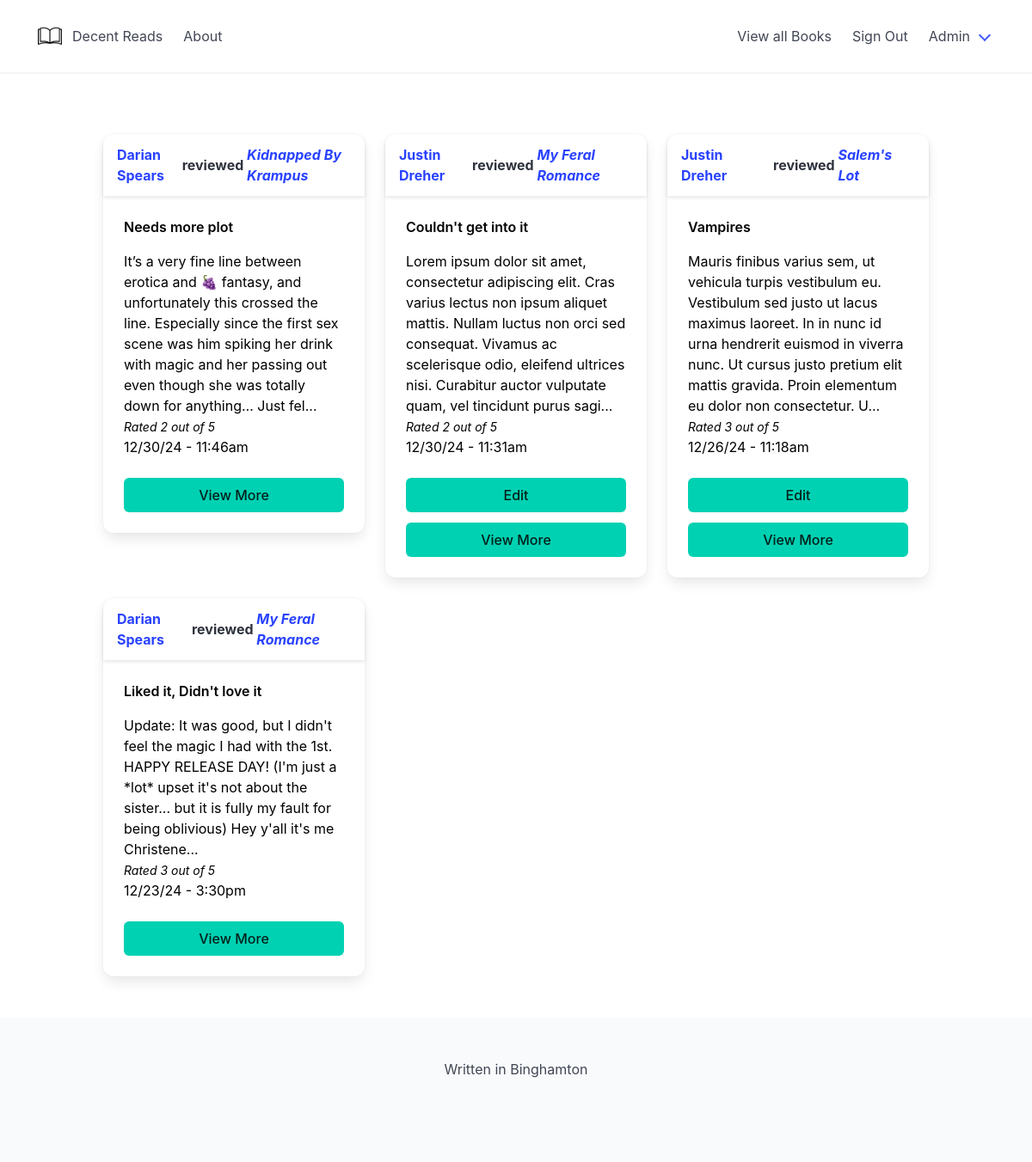
The page /index.php?user_id=1 (signed in) on the database its author committed.
### tables this page shows
CREATE TABLE `book_reviews` (
  `book_review_id` int(11) NOT NULL,
  `book_review_created` datetime NOT NULL DEFAULT current_timestamp(),
  `book_review_user_id` int(50) NOT NULL,
  `book_review_score` decimal(10,0) NOT NULL,
  `book_id` int(11) NOT NULL,
  `book_review_title` varchar(100) NOT NULL,
  `book_review_content` varchar(4000) NOT NULL,
  `number_of_likes` int(11) DEFAULT NULL,
  `complete_or_dnf` varchar(20) NOT NULL
);

CREATE TABLE `users` (
  `user_id` int(11) NOT NULL,
  `user_full_name` varchar(100) NOT NULL,
  `user_pw` varchar(100) NOT NULL,
  `user_un` varchar(100) NOT NULL,
  `user_role` varchar(100) NOT NULL
);

CREATE TABLE `books` (
  `book_id` int(11) NOT NULL,
  `book_title` varchar(50) NOT NULL,
  `brief_synops` varchar(4000) NOT NULL,
  `author_id` int(50) NOT NULL,
  `published_date` date DEFAULT NULL,
  `number_of_pages` int(11) NOT NULL,
  `avg_rating` decimal(10,0) DEFAULT NULL,
  `number_of_reviews` int(11) DEFAULT NULL,
  `number_of_ratings` int(11) DEFAULT NULL
);

### common/common.php (called while the page is built, shortened)
<?php
function isTrunc($text)
{
    if (strlen($text) >= 39) {
        return substr($text,0,36) . "...";
    } else {
        return $text;
    }
}
function getDateForDatabase(string $date): string
{
    $timestamp = strtotime($date);
    $date_formated = date('m/d/y - g:ia', $timestamp);
    return $date_formated;
}
function getUserNameByUserId($user_id){
    global $pdo;
    $query = $pdo->prepare("
        SELECT
            user_full_name
        FROM
            users
        WHERE
            user_id = :user_id
    ");
    $result = $query->execute(
        array(
            'user_id' => $user_id
        )
    );
    if($result){
        $user_name = $query->fetch(PDO::FETCH_ASSOC);
        return $user_name['user_full_name'];
    } else {
        return null;
    }
}
function getBookNameByBookId($id){
    global $pdo;
    $query = $pdo->prepare("
        SELECT
            *
        FROM
            books
        WHERE
            book_id = :book_id
    ");
    $result = $query->execute(
        array(
            'book_id' => $id
        )
    );
    if($result){
        $book = $query->fetch(PDO::FETCH_ASSOC);
        return $book['book_title'];
    } else {
        return null;
    }
}

### index.php (the view, shortened to what this page needs)
<?php
require_once("common/common.php");
require_once("common/dbconnect.php");
if (isset($_SESSION['user_id'])) {
    global $pdo;
    $query = $pdo->query("
    SELECT
        *
    FROM
        book_reviews
    ORDER BY
        book_review_created DESC
");
    $result = $query->execute();
    $all_posts = $query->fetchAll(PDO::FETCH_ASSOC);
} else {
    header('location: login.php');
}
?>
<?php include("includes/header.php"); ?>
<br /><br /><br />
<div class="columns is-multiline">
    <?php foreach ($all_posts as $post) : ?>
        <div class="column is-centered is-4">
            <div class="card">
                <header class="card-header">
                    <p class="card-header-title"><a href="#"><?php echo getUserNameByUserId($post['book_review_user_id']) ?></a>&nbsp;reviewed&nbsp;<i><a href="<?php echo BASE_URL ?>views/view-book.php?book_id=<?php echo $post['book_id'] ?>"><?php echo getBookNameByBookId($post['book_id']) ?></a></i></p>
                </header>
                <div class="card-content">
                    <a style="color: black;" href="<?php echo BASE_URL ?>views/view-post.php?book_review_id=<?php echo $post['book_review_id'] ?>">
                        <div class="content">
                            <p><strong><?php echo isTrunc($post['book_review_title']) ?></strong></p>
                            <?php echo substr($post['book_review_content'], 0, 250) . "..." ?>
                            <br />
                            <small><i>Rated <?php echo $post['book_review_score'] ?> out of 5</i></small>
                            <br />
                            <p><?php echo getDateForDatabase($post['book_review_created']) ?> </p>
                        </div>
                    </a>
                    <br />
                    <div class="buttons">
                        <?php if ($post['book_review_user_id'] == $_SESSION['user_id']): ?>
                            <a href="<?php echo BASE_URL ?>views/post-form.php?book_review_id=<?php echo $post['book_review_id'] ?>" class="button is-primary is-fullwidth">Edit</a>
                        <?php endif; ?>
                        <a href="<?php echo BASE_URL ?>views/view-post.php?book_review_id=<?php echo $post['book_review_id'] ?>" class="button is-primary is-fullwidth">View More</a>
                    </div>
                </div>
            </div>
        </div>
    <?php endforeach; ?>
</div>
</div>
<?php include("includes/footer.php"); ?>

### includes/header.php (shortened to what this page needs)
<!DOCTYPE html>
<html lang="en">
<head>
    <link rel="stylesheet" href="<?php echo BASE_URL ?>assets/styles/bulma.css">
</head>
<body>
    <nav class="navbar is-spaced has-shadow" role="navigation" aria-label="main navigation">
        <div class="navbar-brand">
            <a class="navbar-item" href="<?php echo BASE_URL ?>index.php">
                <img src="<?php echo BASE_URL ?>assets/images/book_icon.png" alt="">
                Decent Reads
            </a>
        </div>
        <div id="navbarBasicExample" class="navbar-menu">
            <div class="navbar-start">
                <a class="navbar-item">
                    About
                </a>
            </div>
            <div class="navbar-end">
                <a href="<?php echo BASE_URL ?>views/books.php" class="navbar-item">
                    View all Books
                </a>
                <form action="" method="post">
                    <button type="submit" name="signout" class="navbar-item">Sign Out</button>
                </form>
                <?php if ($_SESSION['user_role'] == 'admin') : ?>
                    <div class="navbar-item has-dropdown is-hoverable">
                        <a class="navbar-link">
                            Admin
                        </a>
                    </div>
                <?php endif; ?>
            </div>
        </div>
    </nav>
    <div class="container">

### includes/footer.php (shortened to what this page needs)
<br /><br />
<footer class="footer">
    <div class="content has-text-centered">
        <p>
            Written in Binghamton
        </p>
    </div>
</footer>
</body>
</html>

### rows shown on the page
book_reviews: book_review_user.user_full_name "Darian Spears", book.book_title "Kidnapped By Krampus", book_review_title "Needs more plot", book_review_content "It’s a very fine line between erotica and 🍇 fantasy, and unfortunately this crossed the line. Especially since the first sex scene was him spiking her drink with magic and her passing out even though she was totally down for anything… Just fel", book_review_score "2", book_review_created "12/30/24 - 11:46am"
book_reviews: book_review_user.user_full_name "Justin Dreher", book.book_title "My Feral Romance", book_review_title "Couldn't get into it", book_review_content "Lorem ipsum dolor sit amet, consectetur adipiscing elit. Cras varius lectus non ipsum aliquet mattis. Nullam luctus non orci sed consequat. Vivamus ac scelerisque odio, eleifend ultrices nisi. Curabitur auctor vulputate quam, vel tincidunt purus sagi", book_review_score "2", book_review_created "12/30/24 - 11:31am"
book_reviews: book_review_user.user_full_name "Justin Dreher", book.book_title "Salem's Lot", book_review_title "Vampires", book_review_content "Mauris finibus varius sem, ut vehicula turpis vestibulum eu. Vestibulum sed justo ut lacus maximus laoreet. In in nunc id urna hendrerit euismod in viverra nunc. Ut cursus justo pretium elit mattis gravida. Proin elementum eu dolor non consectetur. U", book_review_score "3", book_review_created "12/26/24 - 11:18am"
book_reviews: book_review_user.user_full_name "Darian Spears", book.book_title "My Feral Romance", book_review_title "Liked it, Didn't love it", book_review_content "Update: It was good, but I didn't feel the magic I had with the 1st. HAPPY RELEASE DAY! (I'm just a *lot* upset it's not about the sister... but it is fully my fault for being oblivious) Hey y'all it's me Christene", book_review_score "3", book_review_created "12/23/24 - 3:30pm"
